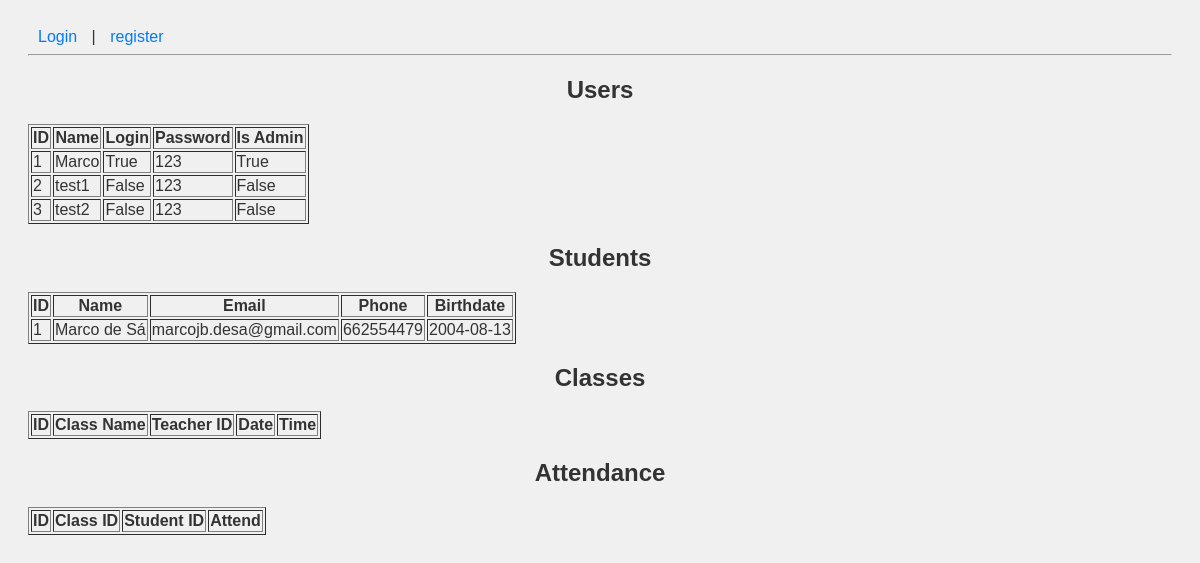
The app's page /display, older data.
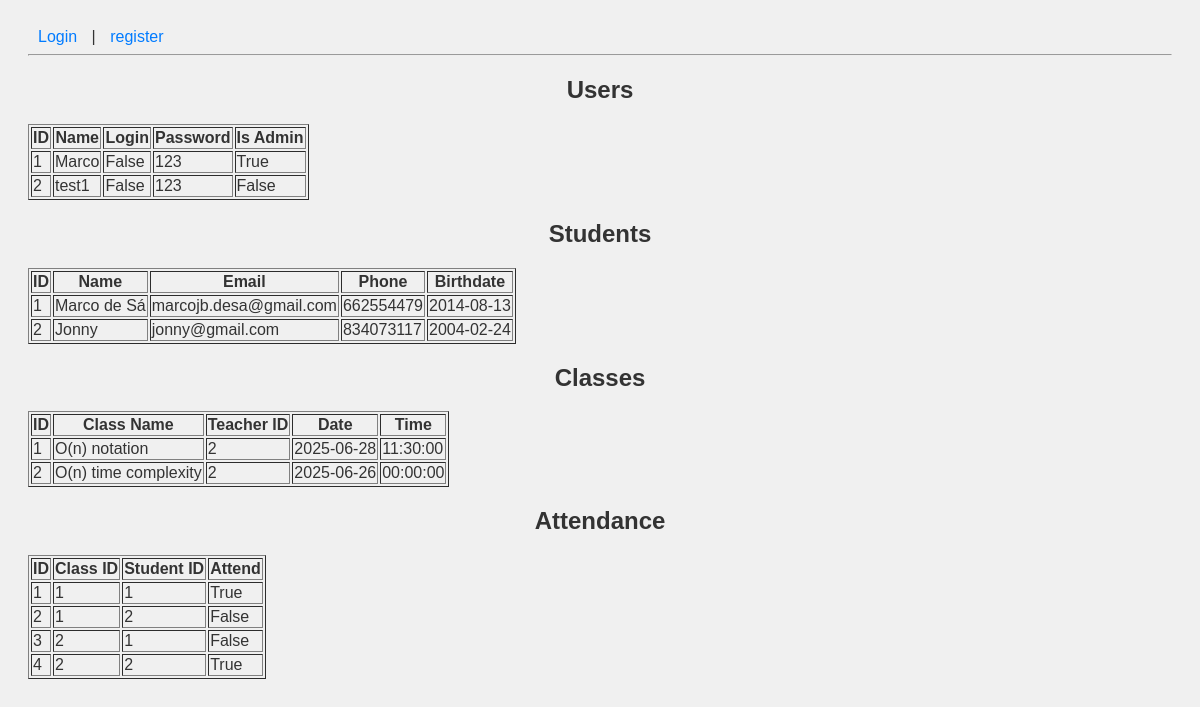
The same page, newer data.
### models.py (models this page shows)
class BaseModel(Model):
    class Meta:
        database = db

class User(BaseModel):
    id_user = AutoField()
    name = CharField()
    is_admin = BooleanField() # True if admin, False if teacher
    login = BooleanField(unique=False)
    password = CharField() # Store hashed passwords in production

class Student(BaseModel):
    id_student = AutoField()
    name = CharField()
    email = CharField(unique=True)
    phone = CharField(null=True)
    birthdate = DateField()

class Class(BaseModel):
    id_class = AutoField()
    class_name = CharField()
    id_user = ForeignKeyField(User, backref='classes')
    date = DateField()
    time = TimeField()

class Attendance(BaseModel):
    id = AutoField()
    id_class = ForeignKeyField(Class, backref='attendances')
    id_student = ForeignKeyField(Student, backref='attendances')
    attend = BooleanField() # True if present, False if absent
    class Meta:
        indexes = (
            (('id_class', 'id_student'), True), # Unique constraint
        )

### app.py (the view)
@app.route('/display')
def display():
    users = User.select()
    students = Student.select()
    classes = Class.select()
    attendances = Attendance.select()
    return render_template('display.html', users=users, students=students, classes=classes, attendances=attendances)

### templates/display.html (shortened to what this page needs)
{% extends "base.html" %}
{% block content %}
<h2>Users</h2>
<table border="1">
    <tr>
        <th>ID</th>
        <th>Name</th>
        <th>Login</th>
        <th>Password</th>
        <th>Is Admin</th>
    </tr>
    {% for user in users %}
    <tr>
        <td>{{ user.id_user }}</td>
        <td>{{ user.name }}</td>
        <td>{{ user.login }}</td>
        <td>{{ user.password }}</td>
        <td>{{ user.is_admin }}</td>
    </tr>
    {% endfor %}
</table>
<h2>Students</h2>
<table border="1">
    <tr>
        <th>ID</th>
        <th>Name</th>
        <th>Email</th>
        <th>Phone</th>
        <th>Birthdate</th>
    </tr>
    {% for student in students %}
    <tr>
        <td>{{ student.id_student }}</td>
        <td>{{ student.name }}</td>
        <td>{{ student.email }}</td>
        <td>{{ student.phone }}</td>
        <td>{{ student.birthdate }}</td>
    </tr>
    {% endfor %}
</table>
<h2>Classes</h2>
<table border="1">
    <tr>
        <th>ID</th>
        <th>Class Name</th>
        <th>Teacher ID</th>
        <th>Date</th>
        <th>Time</th>
    </tr>
    {% for c in classes %}
    <tr>
        <td>{{ c.id_class }}</td>
        <td>{{ c.class_name }}</td>
        <td>{{ c.id_user.id_user }}</td>
        <td>{{ c.date }}</td>
        <td>{{ c.time }}</td>
    </tr>
    {% endfor %}
</table>
<h2>Attendance</h2>
<table border="1">
    <tr>
        <th>ID</th>
        <th>Class ID</th>
        <th>Student ID</th>
        <th>Attend</th>
    </tr>
    {% for a in attendances %}
    <tr>
        <td>{{ a.id }}</td>
        <td>{{ a.id_class.id_class }}</td>
        <td>{{ a.id_student.id_student }}</td>
        <td>{{ a.attend }}</td>
    </tr>
    {% endfor %}
</table>
{% endblock %}

### templates/base.html (shortened to what this page needs)
<!DOCTYPE html>
<html lang="en">
<head>
    <link rel="stylesheet" href="{{ url_for('static', filename='style.css')
}}">
</head>
<body>
    <nav>
        <a href="/">Login</a> |
        <a href="/register">register</a>
    </nav>
    <hr>
    {% block content %}{% endblock %}
</body>
</html>

### static/style.css (style rules this page uses)
body { font-family: Arial, sans-serif; background-color: #f0f0f0; color: #333; padding: 20px; }
h2 { text-align: center; }
nav a { margin: 0 10px; text-decoration: none; color: #007BFF; }

Row changes from the older to the newer data that the page shows:
removed User: id_user "3", name "test2", login "False", password "123", is_admin "False"
changed User "Marco": login "True" → "False"
changed Student "Marco de Sá": birthdate "2004-08-13" → "2014-08-13"
added Student: id_student "2", name "Jonny", email "jonny@gmail.com", phone "834073117", birthdate "2004-02-24"
added Class: id_class "1", class_name "O(n) notation", id_user.id_user "2", date "2025-06-28", time "11:30:00"
added Class: id_class "2", class_name "O(n) time complexity", id_user.id_user "2", date "2025-06-26", time "00:00:00"
added Attendance: id "1", id_class.id_class "1", id_student.id_student "1", attend "True"
added Attendance: id "2", id_class.id_class "1", id_student.id_student "2", attend "False"
added Attendance: id "3", id_class.id_class "2", id_student.id_student "1", attend "False"
added Attendance: id "4", id_class.id_class "2", id_student.id_student "2", attend "True"
